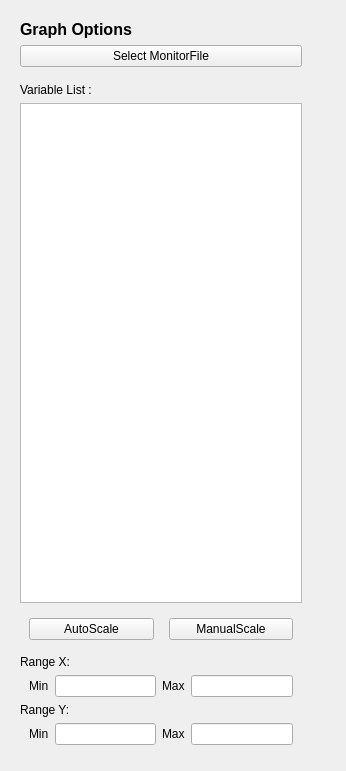
         <widget class="QWidget" name="Show_Monitor">
          <attribute name="title">
           <string>Monitor</string>
          </attribute>
          <layout class="QHBoxLayout" name="horizontalLayout_9">
           <item>
            <widget class="QWidget" name="Panel_Monitor" native="true">
             <property name="minimumSize">
              <size>
               <width>300</width>
               <height>0</height>
              </size>
             </property>
             <property name="maximumSize">
              <size>
               <width>300</width>
               <height>16777215</height>
              </size>
             </property>
             <layout class="QVBoxLayout" name="verticalLayout_10">
              <item>
               <widget class="QLabel" name="label_22">
                <property name="maximumSize">
                 <size>
                  <width>16777215</width>
                  <height>20</height>
                 </size>
                </property>
                <property name="font">
                 <font>
                  <pointsize>12</pointsize>
                  <weight>75</weight>
                  <italic>false</italic>
                  <bold>true</bold>
                  <underline>false</underline>
                  <strikeout>false</strikeout>
                 </font>
                </property>
                <property name="text">
                 <string>Graph Options</string>
                </property>
               </widget>
              </item>
              <item>
               <widget class="QPushButton" name="Btn_SelectMonitor">
                <property name="maximumSize">
                 <size>
                  <width>11111111</width>
                  <height>16777215</height>
                 </size>
                </property>
                <property name="text">
                 <string>Select MonitorFile</string>
                </property>
               </widget>
              </item>
              <item>
               <spacer name="verticalSpacer_3">
                <property name="orientation">
                 <enum>Qt::Vertical</enum>
                </property>
                <property name="sizeType">
                 <enum>QSizePolicy::Fixed</enum>
                </property>
                <property name="sizeHint" stdset="0">
                 <size>
                  <width>20</width>
                  <height>10</height>
                 </size>
                </property>
               </spacer>
              </item>
              <item>
               <widget class="QLabel" name="label_30">
                <property name="maximumSize">
                 <size>
                  <width>16777215</width>
                  <height>20</height>
                 </size>
                </property>
                <property name="text">
                 <string>Variable List :</string>
                </property>
               </widget>
              </item>
              <item>
               <widget class="QListWidget" name="List_Variable">
                <property name="sizePolicy">
                 <sizepolicy hsizetype="Preferred" vsizetype="Preferred">
                  <horstretch>0</horstretch>
                  <verstretch>0</verstretch>
                 </sizepolicy>
                </property>
                <property name="minimumSize">
                 <size>
                  <width>0</width>
                  <height>500</height>
                 </size>
                </property>
                <property name="selectionMode">
                 <enum>QAbstractItemView::MultiSelection</enum>
                </property>
               </widget>
              </item>
              <item>
               <widget class="QWidget" name="widget_5" native="true">
                <layout class="QHBoxLayout" name="horizontalLayout_12">
                 <property name="spacing">
                  <number>15</number>
                 </property>
                 <item>
                  <widget class="QPushButton" name="Btn_AutoScale">
                   <property name="text">
                    <string>AutoScale</string>
                   </property>
                  </widget>
                 </item>
                 <item>
                  <widget class="QPushButton" name="Btn_ManualScale">
                   <property name="text">
                    <string>ManualScale</string>
                   </property>
                  </widget>
                 </item>
                </layout>
               </widget>
              </item>
              <item>
               <widget class="QLabel" name="label_16">
                <property name="maximumSize">
                 <size>
                  <width>16777215</width>
                  <height>20</height>
                 </size>
                </property>
                <property name="text">
                 <string>Range X:</string>
                </property>
               </widget>
              </item>
              <item>
               <widget class="QWidget" name="widget" native="true">
                <layout class="QHBoxLayout" name="horizontalLayout_10">
                 <property name="topMargin">
                  <number>0</number>
                 </property>
                 <property name="bottomMargin">
                  <number>0</number>
                 </property>
                 <item>
                  <widget class="QLabel" name="label_18">
                   <property name="text">
                    <string>Min</string>
                   </property>
                  </widget>
                 </item>
                 <item>
                  <widget class="QLineEdit" name="Line_RangeX_Mon_Min"/>
                 </item>
                 <item>
                  <widget class="QLabel" name="label_19">
                   <property name="text">
                    <string>Max</string>
                   </property>
                  </widget>
                 </item>
                 <item>
                  <widget class="QLineEdit" name="Line_RangeX_Mon_Max"/>
                 </item>
                </layout>
               </widget>
              </item>
              <item>
               <widget class="QLabel" name="label_17">
                <property name="maximumSize">
                 <size>
                  <width>16777215</width>
                  <height>20</height>
                 </size>
                </property>
                <property name="text">
                 <string>Range Y:</string>
                </property>
               </widget>
              </item>
              <item>
               <widget class="QWidget" name="widget_6" native="true">
                <layout class="QHBoxLayout" name="horizontalLayout_13">
                 <property name="topMargin">
                  <number>0</number>
                 </property>
                 <property name="bottomMargin">
                  <number>0</number>
                 </property>
                 <item>
                  <widget class="QLabel" name="label_20">
                   <property name="text">
                    <string>Min</string>
                   </property>
                  </widget>
                 </item>
                 <item>
                  <widget class="QLineEdit" name="Line_RangeY_Mon_Min"/>
                 </item>
                 <item>
                  <widget class="QLabel" name="label_21">
                   <property name="text">
                    <string>Max</string>
                   </property>
                  </widget>
                 </item>
                 <item>
                  <widget class="QLineEdit" name="Line_RangeY_Mon_Max"/>
                 </item>
                </layout>
               </widget>
              </item>
              <item>
               <widget class="QWidget" name="widget_3" native="true">
                <layout class="QHBoxLayout" name="horizontalLayout_11">
                 <property name="spacing">
                  <number>50</number>
                 </property>
                 <property name="leftMargin">
                  <number>0</number>
                 </property>
                 <property name="topMargin">
                  <number>0</number>
                 </property>
                 <property name="rightMargin">
                  <number>0</number>
                 </property>
                 <property name="bottomMargin">
                  <number>0</number>
                 </property>
                </layout>
               </widget>
              </item>
             </layout>
            </widget>
           </item>
           <item>
            <widget class="QWidget" name="Monitor" native="true">
             <layout class="QHBoxLayout" name="Lay_MonitorPlot"/>
            </widget>
           </item>
          </layout>
         </widget>
